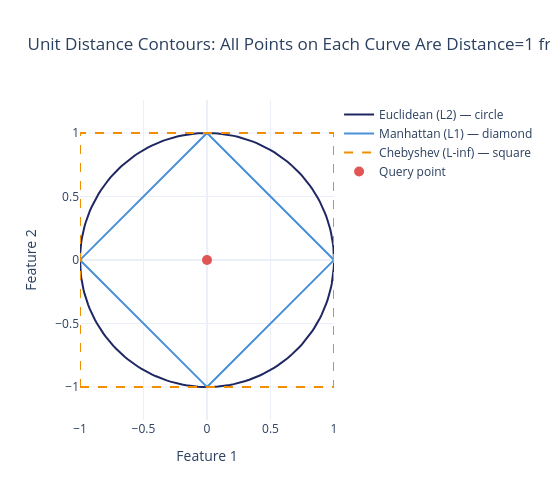

This figure's notebook cell:
### Markdown cell above
---
## 3. Visualizing Distance Metrics

### Code cell
# Compare distance metrics in 2D
theta = np.linspace(0, 2 * np.pi, 200)

fig = go.Figure()

# Euclidean: circle of radius 1
fig.add_trace(go.Scatter(x=np.cos(theta), y=np.sin(theta),
    mode="lines", name="Euclidean (L2) — circle",
    line=dict(color=COLORS["navy"], width=2)))

# Manhattan: diamond of radius 1
t = np.linspace(0, 1, 50)
x_man = np.concatenate([t, 1 - t, -t, t - 1])
y_man = np.concatenate([1 - t, -t, t - 1, t])
fig.add_trace(go.Scatter(x=x_man, y=y_man,
    mode="lines", name="Manhattan (L1) — diamond",
    line=dict(color=COLORS["accent"], width=2)))

# Chebyshev: square of radius 1
fig.add_trace(go.Scatter(
    x=[-1, 1, 1, -1, -1], y=[-1, -1, 1, 1, -1],
    mode="lines", name="Chebyshev (L-inf) — square",
    line=dict(color=COLORS["orange"], width=2, dash="dash")))

fig.add_trace(go.Scatter(x=[0], y=[0], mode="markers",
    marker=dict(size=10, color=COLORS["red"]), name="Query point"))

fig.update_layout(
    title="Unit Distance Contours: All Points on Each Curve Are Distance=1 from Center",
    xaxis=dict(scaleanchor="y", scaleratio=1, title="Feature 1"),
    yaxis=dict(title="Feature 2"),
    height=500, width=550,
)
fig.show()
save_chart(fig, MODEL_SLUG, "distance_metrics")

### Figure 1 — Plotly figure (JSON) as saved in the notebook; plotly's stock layout.template omitted (floating-point values rounded to 4 significant figures; data arrays with more than 128 entries replaced by an {"elided": "..."} marker saying what was removed)
{"data": [{"line": {"color": "#1E2761", "width": 2}, "mode": "lines", "name": "Euclidean (L2) — circle", "type": "scatter", "x": {"elided": "200 float values"}, "y": {"elided": "200 float values"}}, {"line": {"color": "#4A90D9", "width": 2}, "mode": "lines", "name": "Manhattan (L1) — diamond", "type": "scatter", "x": {"elided": "200 float values"}, "y": {"elided": "200 float values"}}, {"line": {"color": "#F18F01", "dash": "dash", "width": 2}, "mode": "lines", "name": "Chebyshev (L-inf) — square", "type": "scatter", "x": [-1, 1, 1, -1, -1], "y": [-1, -1, 1, 1, -1]}, {"marker": {"color": "#E15554", "size": 10}, "mode": "markers", "name": "Query point", "type": "scatter", "x": [0], "y": [0]}], "layout": {"height": 500, "title": {"text": "Unit Distance Contours: All Points on Each Curve Are Distance=1 from Center"}, "width": 550, "xaxis": {"scaleanchor": "y", "scaleratio": 1, "title": {"text": "Feature 1"}}, "yaxis": {"title": {"text": "Feature 2"}}}}
